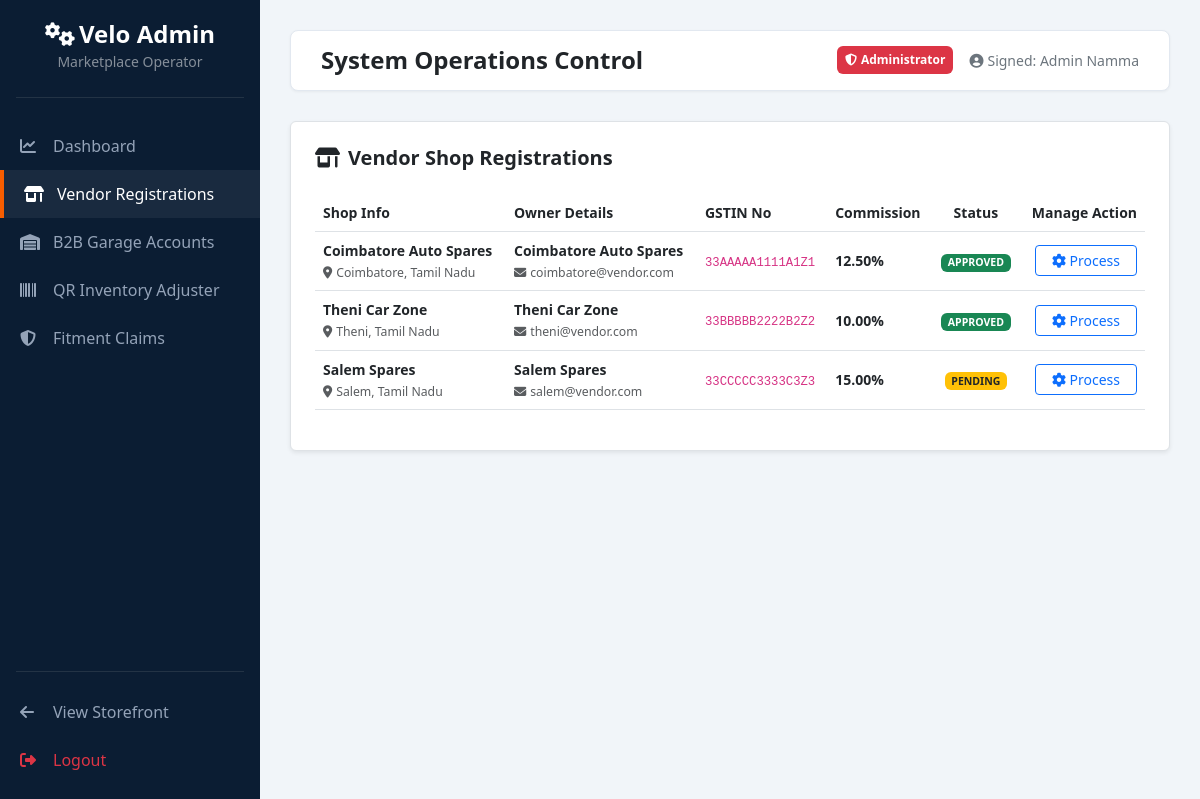
Screenshot of /admin/vendors.php (signed in) with the database file from the repository.
### tables this page shows
CREATE TABLE IF NOT EXISTS vendors (
    id INT AUTO_INCREMENT PRIMARY KEY,
    user_id INT NOT NULL,
    shop_name VARCHAR(150) NOT NULL,
    owner_name VARCHAR(100) NOT NULL,
    gst_number VARCHAR(15) NOT NULL,
    location VARCHAR(255) NOT NULL,
    commission_rate DECIMAL(5,2) DEFAULT 10.00,
    status ENUM('pending', 'approved', 'rejected') DEFAULT 'pending',
    whatsapp_number VARCHAR(20),
    created_at TIMESTAMP DEFAULT CURRENT_TIMESTAMP,
    FOREIGN KEY (user_id) REFERENCES users(id) ON DELETE CASCADE
);

CREATE TABLE IF NOT EXISTS users (
    id INT AUTO_INCREMENT PRIMARY KEY,
    name VARCHAR(100) NOT NULL,
    email VARCHAR(150) NOT NULL UNIQUE,
    phone VARCHAR(20),
    password VARCHAR(255) NOT NULL,
    role ENUM('customer', 'admin', 'vendor') NOT NULL DEFAULT 'customer',
    loyalty_points INT DEFAULT 0,
    referral_code VARCHAR(50) UNIQUE,
    referred_by INT,
    is_b2b_approved TINYINT(1) DEFAULT 0,
    b2b_credit_limit DECIMAL(10,2) DEFAULT 0.00,
    b2b_credit_used DECIMAL(10,2) DEFAULT 0.00,
    login_attempts INT DEFAULT 0,
    lockout_until DATETIME DEFAULT NULL,
    created_at TIMESTAMP DEFAULT CURRENT_TIMESTAMP,
    FOREIGN KEY (referred_by) REFERENCES users(id) ON DELETE SET NULL
);

### includes/functions.php (called while the page is built, shortened)
<?php
function esc($string) {
    return htmlspecialchars($string ?? '', ENT_QUOTES, 'UTF-8');
}

### admin/vendors.php (the view, shortened to what this page needs)
<?php
require_once __DIR__ . '/includes/header.php';
try {
    $stmt = $pdo->query("SELECT v.*, u.name as owner_name, u.email as owner_email, u.phone as owner_phone
                         FROM vendors v
                         JOIN users u ON v.user_id = u.id
                         ORDER BY v.created_at DESC");
    $registrations = $stmt->fetchAll();
} catch (PDOException $e) {
    die("Database Error fetching vendors: " . $e->getMessage());
}
?>
<div class="card p-4 border shadow-sm bg-white">
    <h5 class="fw-bold mb-4 text-dark"><i class="fa fa-store-alt text-orange me-2"></i>Vendor Shop Registrations</h5>
    <div class="table-responsive">
        <table class="table align-middle small table-hover">
            <thead>
                <tr>
                    <th>Shop Info</th>
                    <th>Owner Details</th>
                    <th>GSTIN No</th>
                    <th>Commission</th>
                    <th class="text-center">Status</th>
                    <th class="text-end">Manage Action</th>
                </tr>
            </thead>
            <tbody>
                <?php if (count($registrations) > 0): ?>
                    <?php foreach ($registrations as $v): ?>
                        <tr>
                            <td>
                                <strong><?php echo esc($v['shop_name']); ?></strong><br>
                                <small class="text-muted"><i class="fa fa-map-marker-alt me-1"></i><?php echo esc($v['location']); ?></small>
                            </td>
                            <td>
                                <strong><?php echo esc($v['owner_name']); ?></strong><br>
                                <small class="text-muted"><i class="fa fa-envelope me-1"></i><?php echo esc($v['owner_email']); ?></small>
                            </td>
                            <td><code><?php echo esc($v['gst_number']); ?></code></td>
                            <td><strong><?php echo $v['commission_rate']; ?>%</strong></td>
                            <td class="text-center">
                                <?php
                                $v_badge = 'bg-secondary';
                                if ($v['status'] === 'pending') $v_badge = 'bg-warning text-dark';
                                elseif ($v['status'] === 'approved') $v_badge = 'bg-success';
                                elseif ($v['status'] === 'rejected') $v_badge = 'bg-danger';
                                ?>
                                <span class="badge <?php echo $v_badge; ?>"><?php echo strtoupper($v['status']); ?></span>
                            </td>
                            <td class="text-end">
                                <button class="btn btn-sm btn-outline-primary py-1 px-3" data-bs-toggle="modal" data-bs-target="#vendorModal_<?php echo $v['id']; ?>">
                                    <i class="fa fa-cog"></i> Process
                                </button>
                            </td>
                        </tr>
                    <?php endforeach; ?>
                <?php else: ?>
                    <tr><td colspan="6" class="text-center py-4 text-muted">No vendor profiles found.</td></tr>
                <?php endif; ?>
            </tbody>
        </table>
    </div>
</div>
<?php
require_once __DIR__ . '/includes/footer.php';
?>

### admin/includes/header.php (style rules this page uses)
:root { --primary-color: #0b1d33; --accent-color: #f75d00; --sidebar-width: 260px; }
body { background-color: #f1f5f9; font-family: 'Segoe UI', Tahoma, Geneva, Verdana, sans-serif; }

### rows the page displays
vendors: shop_name "Coimbatore Auto Spares", location "Coimbatore, Tamil Nadu", user.name "Coimbatore Auto Spares", user.email "coimbatore@vendor.com", gst_number "33AAAAA1111A1Z1", commission_rate "12.50", status "APPROVED"
vendors: shop_name "Theni Car Zone", location "Theni, Tamil Nadu", user.name "Theni Car Zone", user.email "theni@vendor.com", gst_number "33BBBBB2222B2Z2", commission_rate "10.00", status "APPROVED"
vendors: shop_name "Salem Spares", location "Salem, Tamil Nadu", user.name "Salem Spares", user.email "salem@vendor.com", gst_number "33CCCCC3333C3Z3", commission_rate "15.00", status "PENDING"

### other values shown
$_SESSION['user_name'] "Admin Namma"
